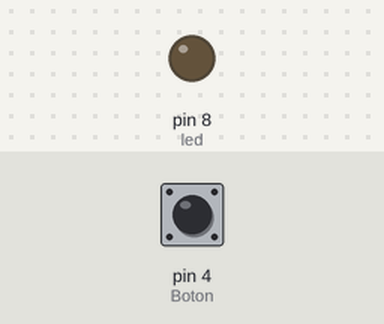
Bench run of a sketch on a simulated Arduino Uno, built with avr-gcc and run on an emulated ATmega328P. On the bench: output pins drawn as LEDs (lit = HIGH). The inputs (shaded band) are chosen by the test bench; at power-on: pin 4 (Boton) HIGH.

Above: at 1.2 s.
1.3 s: pin 4 (Boton) pulled LOW for 0.15 s
At 1.37 s:
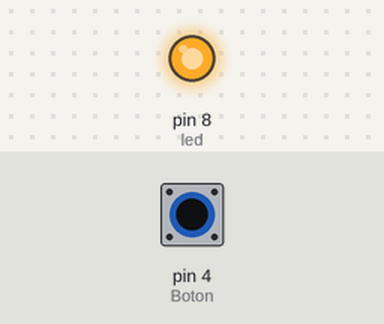
2.9 s: pin 4 (Boton) pulled LOW for 3.2 s
At 6.5 s:
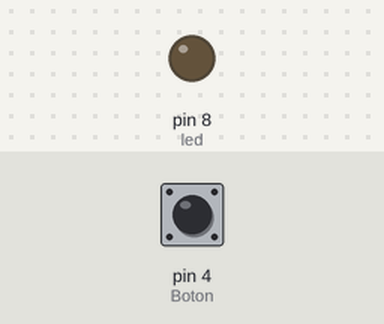
Timing chart, 0 to 8.0 s (numbered marks = the images above; inputs shaded):
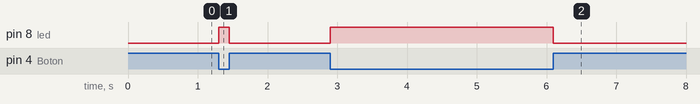

The sketch:

led.ino.ino
```cpp
int led=8;
int Boton=4;
void setup() {
pinMode(led, OUTPUT);
pinMode(Boton,INPUT);
}
void loop() {
if(digitalRead(Boton)==0){
  digitalWrite(led,HIGH);
  }
  else{
    digitalWrite(led,LOW);
  }
}
```

Measured:
- after the input at 1.3 s, pin 8 (led): LOW → HIGH at once, → LOW 0.15 s later
- after the input at 2.9 s, pin 8 (led): LOW → HIGH at once, → LOW 3.2 s later
